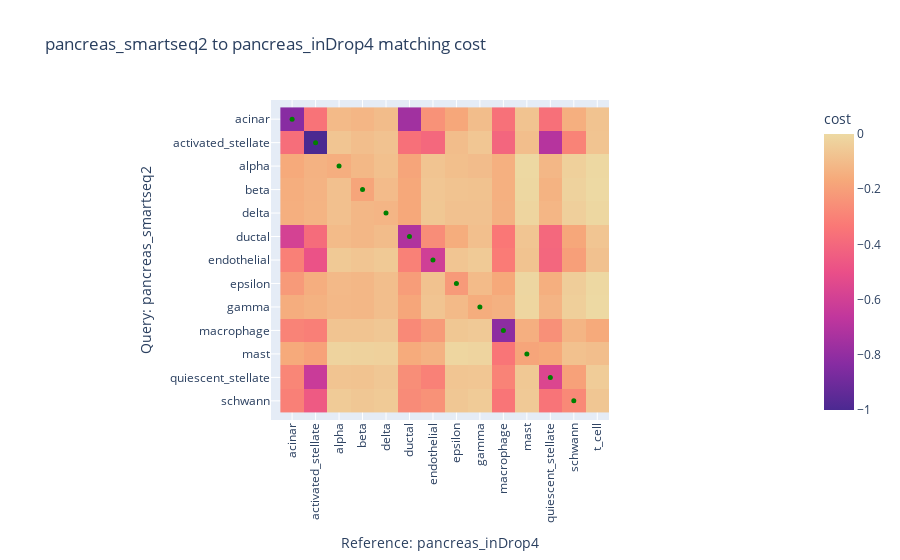

Source (notebook cell):
### Code cell
q, ref = 'pancreas_smartseq2', 'pancreas_inDrop4'

rcm = RefCM(cache_load=False, cache_save=False, discovery_threshold=0.0)
rcm.setref(ds[ref], ref, 'celltype')
m = rcm.annotate(ds[q], q, 'celltype')
m.eval('celltype')
m.display_matching_costs('celltype')

### Figure 1 — Plotly figure (JSON) as saved in the notebook; plotly's stock layout.template omitted (floating-point values rounded to 4 significant figures; data arrays with more than 128 entries replaced by an {"elided": "..."} marker saying what was removed)
{"data": [{"coloraxis": "coloraxis", "hovertemplate": "Reference: pancreas_inDrop4: %{x}<br>Query: pancreas_smartseq2: %{y}<br>cost: %{z}<extra></extra>", "name": "0", "type": "heatmap", "x": ["acinar", "activated_stellate", "alpha", "beta", "delta", "ductal", "endothelial", "epsilon", "gamma", "macrophage", "mast", "quiescent_stellate", "schwann", "t_cell"], "xaxis": "x", "y": ["acinar", "activated_stellate", "alpha", "beta", "delta", "ductal", "endothelial", "epsilon", "gamma", "macrophage", "mast", "quiescent_stellate", "schwann"], "yaxis": "y", "z": {"elided": "13x14 float values"}}, {"hovertemplate": "%{y} -> %{x}", "marker": {"color": ["green", "green", "green", "green", "green", "green", "green", "green", "green", "green", "green", "green", "green"], "size": 5}, "mode": "markers", "name": "", "type": "scatter", "x": ["acinar", "activated_stellate", "alpha", "beta", "delta", "ductal", "endothelial", "epsilon", "gamma", "macrophage", "mast", "quiescent_stellate", "schwann"], "y": ["acinar", "activated_stellate", "alpha", "beta", "delta", "ductal", "endothelial", "epsilon", "gamma", "macrophage", "mast", "quiescent_stellate", "schwann"]}], "layout": {"coloraxis": {"colorbar": {"title": {"text": "cost"}}, "colorscale": [[0, "rgb(75, 41, 145)"], [0.1667, "rgb(135, 44, 162)"], [0.3333, "rgb(192, 54, 157)"], [0.5, "rgb(234, 79, 136)"], [0.6667, "rgb(250, 120, 118)"], [0.8333, "rgb(246, 169, 122)"], [1, "rgb(237, 217, 163)"]]}, "title": {"text": "pancreas_smartseq2 to pancreas_inDrop4 matching cost"}, "xaxis": {"anchor": "y", "constrain": "domain", "domain": [0, 1], "scaleanchor": "y", "tickangle": -90, "title": {"text": "Reference: pancreas_inDrop4"}}, "yaxis": {"anchor": "x", "autorange": "reversed", "constrain": "domain", "domain": [0, 1], "title": {"text": "Query: pancreas_smartseq2"}}}}
